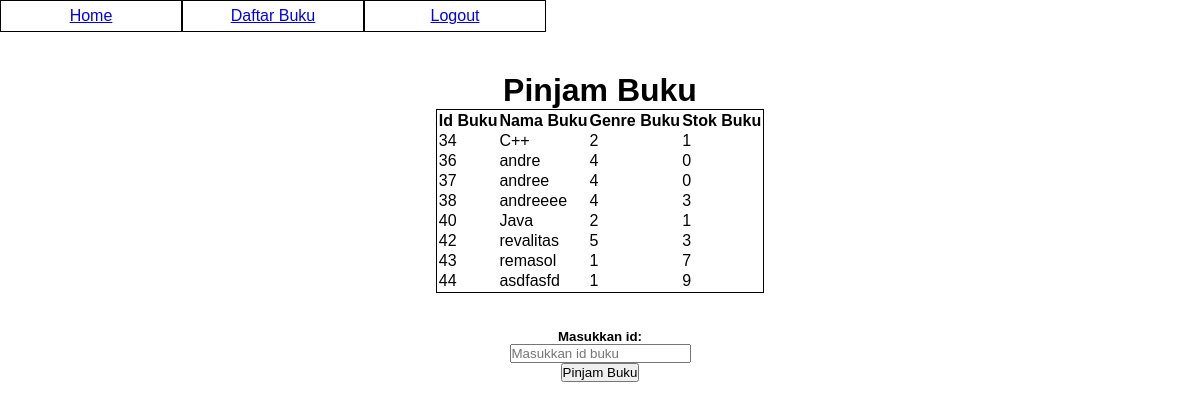
/pinjambuku.php, run on an earlier commit of the app's database.
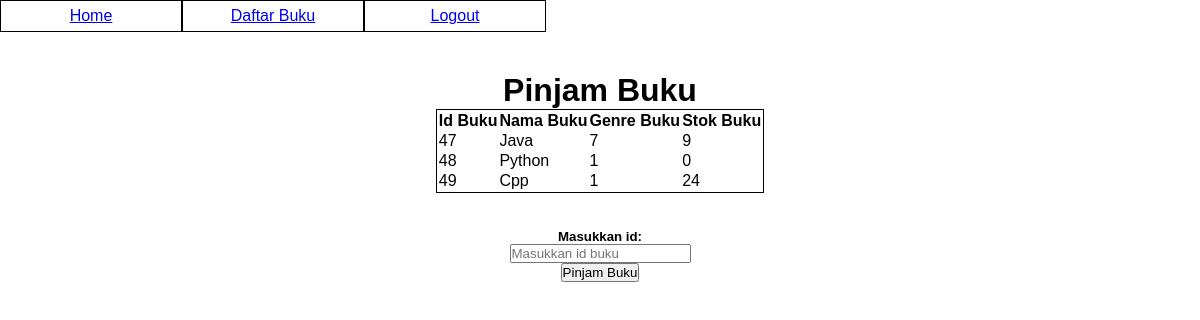
And on a later commit of the database.
### tables this page shows
CREATE TABLE `buku` (
  `id_buku` int(7) NOT NULL,
  `nama_buku` varchar(255) NOT NULL,
  `genre_buku` int(7) NOT NULL,
  `stok_buku` int(7) NOT NULL DEFAULT 0
);

### pinjambuku.php (the view, shortened to what this page needs)
<!DOCTYPE html>
<html>
<head>
	<link rel="stylesheet" type="text/css" href="style.css">
</head>
<body>
	<ul>
		<li><a href="beranda.php">Home</a></li>
		<li><a href="daftarbuku.php">Daftar Buku</a></li>
		<li><a href="logout.php">Logout</a></li>
	</ul>
	<br><br>
	<br><br>
	<center>
		<h1>Pinjam Buku</h1>
		<form action="post_pinjam_buku.php" method="GET">
		<?php
		include "koneksi.php";
		  $sql=mysqli_query($conn, "SELECT * FROM buku");
		  echo '
		  <table style="border: 1px solid black;">
		  <thead>
		  	<tr>
		  		<th>Id Buku</th>
		  		<th>Nama Buku</th>
		  		<th>Genre Buku</th>
		  		<th>Stok Buku</th>
		  	</tr>
		  </thead>
		  <tbody>';
		  while ($row = mysqli_fetch_array($sql))
			{
				echo '<tr>
						<td>'.$row['id_buku'].'</td>
						<td>'.$row['nama_buku'].'</td>
						<td>'.$row['genre_buku'].'</td>
						<td>'.$row['stok_buku'].'</td>
					</tr>';
			}
			echo '
				</tbody>
		  </table>
		  '
		 ?>
		   <br><br>
		   <h5>Masukkan id:</h5>
		 <input type="text" name="id_buku" placeholder="Masukkan id buku"> <br>
		<button type="submit" name="submit" onclick="return confirm('Apa anda yakin ingin meminjam?');">Pinjam Buku</button>
		</form>
	</center>
</body>
</html>

### style.css (style rules this page uses)
* { margin: 0; padding: 0; font-family: sans-serif; }
ul li { border: 1px solid; width: 15%; height: 30px; float: left; list-style: none; text-align: center; line-height: 30px; }

What changed in the data, as far as the page shows it:
removed buku: id_buku "34", nama_buku "C++", genre_buku "2", stok_buku "1"
removed buku: id_buku "36", nama_buku "andre", genre_buku "4", stok_buku "0"
removed buku: id_buku "37", nama_buku "andree", genre_buku "4", stok_buku "0"
removed buku: id_buku "38", nama_buku "andreeee", genre_buku "4", stok_buku "3"
removed buku: id_buku "40", nama_buku "Java", genre_buku "2", stok_buku "1"
removed buku: id_buku "42", nama_buku "revalitas", genre_buku "5", stok_buku "3"
removed buku: id_buku "43", nama_buku "remasol", genre_buku "1", stok_buku "7"
removed buku: id_buku "44", nama_buku "asdfasfd", genre_buku "1", stok_buku "9"
added buku: id_buku "47", nama_buku "Java", genre_buku "7", stok_buku "9"
added buku: id_buku "48", nama_buku "Python", genre_buku "1", stok_buku "0"
added buku: id_buku "49", nama_buku "Cpp", genre_buku "1", stok_buku "24"
